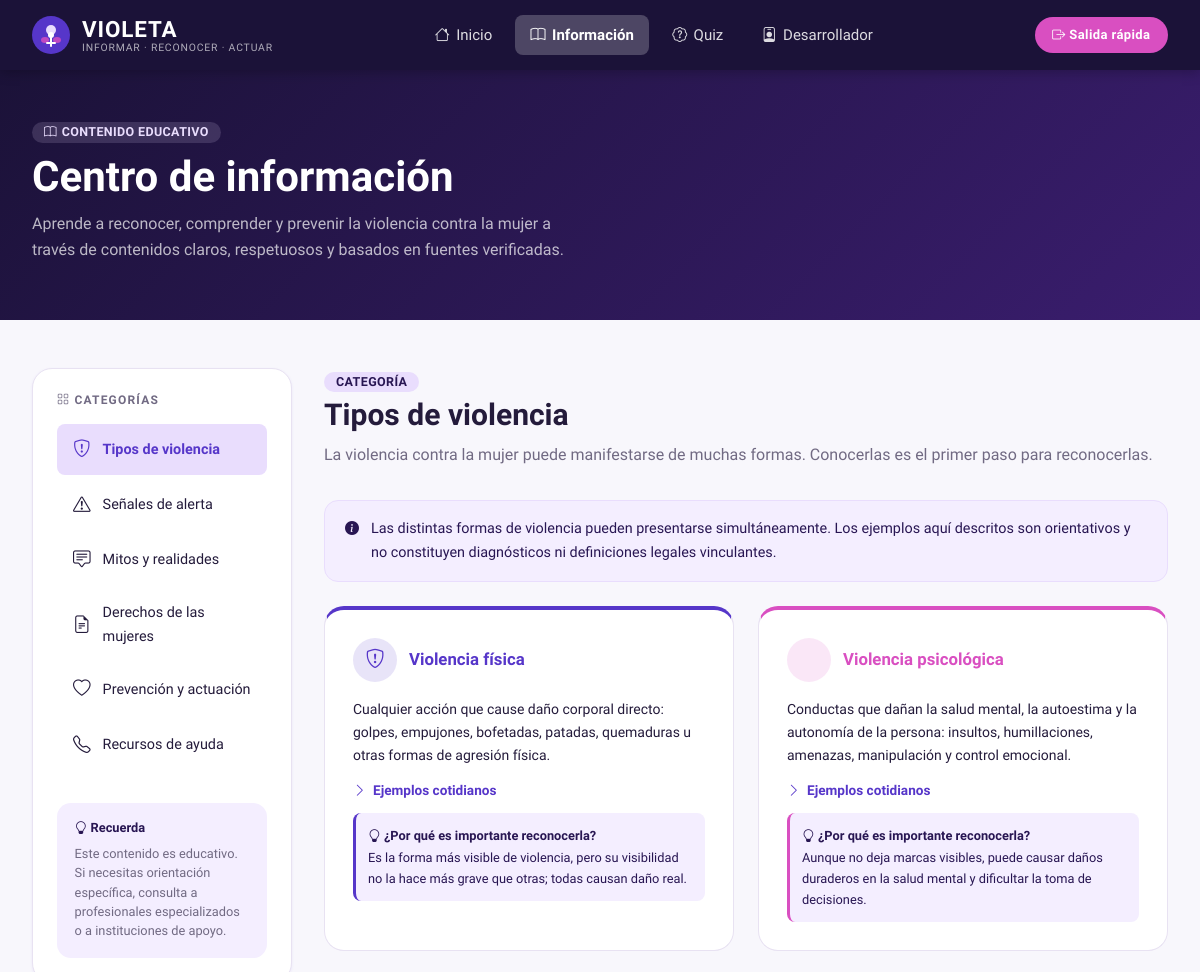
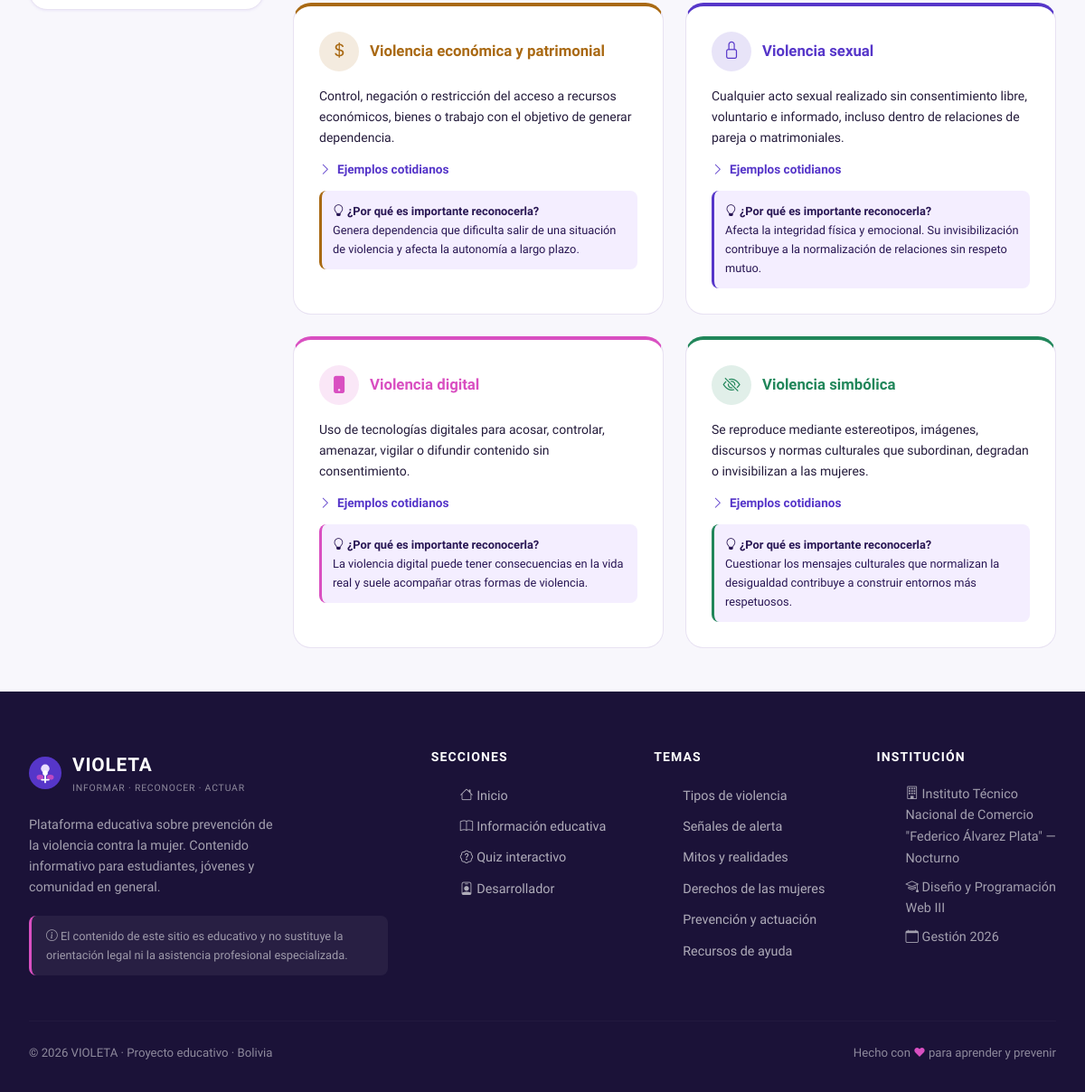
Screenshot of /informacion.php with the database file from the repository (2 pictures, top to bottom).
### tables this page shows
CREATE TABLE IF NOT EXISTS `categorias` (
  `id_categoria`   INT UNSIGNED     NOT NULL AUTO_INCREMENT,
  `nombre`         VARCHAR(100)     NOT NULL,
  `slug`           VARCHAR(100)     NOT NULL,
  `descripcion`    TEXT                      DEFAULT NULL,
  `icono`          VARCHAR(80)               DEFAULT NULL,
  `color`          VARCHAR(20)               DEFAULT '#5636C9',
  `estado`         TINYINT(1)       NOT NULL DEFAULT 1,
  `orden`          TINYINT UNSIGNED NOT NULL DEFAULT 0,
  `fecha_creacion` DATETIME         NOT NULL DEFAULT CURRENT_TIMESTAMP,
  PRIMARY KEY (`id_categoria`),
  UNIQUE KEY `uq_cat_slug` (`slug`)
);

### includes/funciones.php (called while the page is built, shortened)
<?php
function e(string $texto): string
{
    return htmlspecialchars($texto, ENT_QUOTES | ENT_SUBSTITUTE, 'UTF-8');
}
function obtenerCategorias(): array
{
    $pdo  = obtenerConexion();
    $stmt = $pdo->query(
        'SELECT * FROM categorias WHERE estado = 1 ORDER BY orden ASC, nombre ASC'
    );
    return $stmt->fetchAll();
}

### informacion.php (the view, shortened to what this page needs)
<?php
require_once __DIR__ . '/includes/funciones.php';
$catParam = isset($_GET['cat']) ? sanitizarTexto($_GET['cat']) : 'tipos-violencia';
$categorias = obtenerCategorias();
$paginaActual = 'informacion';
require_once __DIR__ . '/includes/header.php';
?>
<div style="background:linear-gradient(135deg,var(--violeta-prof),#3a1d6e);padding:3rem 0;">
  <div class="contenedor">
    <span class="badge badge-violeta mb-2" style="background:rgba(233,221,253,.15);color:#E9DDFD;">
      <i class="bi bi-book" aria-hidden="true"></i> Contenido educativo
    </span>
    <h1 style="color:white;margin-bottom:.5rem;">Centro de información</h1>
    <p style="color:rgba(255,255,255,.7);max-width:550px;">
      Aprende a reconocer, comprender y prevenir la violencia contra la mujer
      a través de contenidos claros, respetuosos y basados en fuentes verificadas.
    </p>
  </div>
</div>
<section class="seccion-sm">
  <div class="contenedor">
    <div class="info-layout" style="gap:2rem;">
      <aside class="info-sidebar" aria-label="Categorías de información">
        <h4><i class="bi bi-grid" aria-hidden="true"></i> Categorías</h4>
        <?php foreach ($categorias as $cat): ?>
        <a href="informacion.php?cat=<?= e($cat['slug']) ?>"
           class="info-nav-item <?= $catParam === $cat['slug'] ? 'activo' : '' ?>"
           aria-current="<?= $catParam === $cat['slug'] ? 'page' : 'false' ?>">
          <i class="bi bi-<?= e($cat['icono']) ?>" aria-hidden="true"></i>
          <?= e($cat['nombre']) ?>
        </a>
        <?php endforeach; ?>
        <div style="margin-top:2rem;background:var(--lila-claro);border-radius:var(--r-md);padding:1.1rem;">
          <h5 style="font-size:.8rem;color:var(--violeta-oscuro);margin-bottom:.5rem;">
            <i class="bi bi-lightbulb" aria-hidden="true"></i> Recuerda
          </h5>
          <p style="font-size:.8rem;color:var(--texto-sec);margin:0;line-height:1.5;">
            Este contenido es educativo. Si necesitas orientación específica, consulta
            a profesionales especializados o a instituciones de apoyo.
          </p>
        </div>
      </aside>
      <main id="contenido-principal" tabindex="-1">
        <?php if ($catParam === 'tipos-violencia'): ?>
        <div class="flex-between mb-4" style="flex-wrap:wrap;gap:1rem;">
          <div>
            <span class="badge badge-violeta mb-1">Categoría</span>
            <h2>Tipos de violencia</h2>
            <p class="t-muted">La violencia contra la mujer puede manifestarse de muchas formas. Conocerlas es el primer paso para reconocerlas.</p>
          </div>
        </div>
        <div class="alerta alerta-info mb-4">
          <i class="bi bi-info-circle-fill fs-sm" aria-hidden="true"></i>
          <span>Las distintas formas de violencia pueden presentarse simultáneamente. Los ejemplos aquí descritos son orientativos y no constituyen diagnósticos ni definiciones legales vinculantes.</span>
        </div>
        <div class="violencia-grid">
          <?php
          foreach ($tipos as $t): ?>
          <div class="violencia-tarjeta" style="border-top-color:<?= $t['color'] ?>;">
            <div style="display:flex;align-items:center;gap:.75rem;margin-bottom:1rem;">
              <div class="icono-circulo" style="background:<?= $t['color'] ?>22;color:<?= $t['color'] ?>;width:44px;height:44px;font-size:1.2rem;">
                <i class="bi bi-<?= $t['icono'] ?>" aria-hidden="true"></i>
              </div>
              <h4 style="color:<?= $t['color'] ?>;margin:0;"><?= $t['nombre'] ?></h4>
            </div>
            <p class="fs-sm" style="color:var(--texto);margin-bottom:.75rem;"><?= $t['def'] ?></p>
            <details style="margin-bottom:.75rem;">
              <summary style="font-size:.85rem;font-weight:600;color:var(--violeta);cursor:pointer;list-style:none;display:flex;align-items:center;gap:.4rem;">
                <i class="bi bi-chevron-right" aria-hidden="true"></i> Ejemplos cotidianos
              </summary>
            </details>
            <div style="background:var(--lila-claro);border-radius:var(--r-sm);padding:.75rem;font-size:.8rem;color:var(--violeta-oscuro);border-left:3px solid <?= $t['color'] ?>;">
              <strong><i class="bi bi-lightbulb" aria-hidden="true"></i> ¿Por qué es importante reconocerla?</strong><br>
              <?= $t['por_que'] ?>
            </div>
          </div>
          <?php endforeach; ?>
        </div>
        <?php endif; ?>
      </main>
    </div>
  </div>
</section>
<?php require_once __DIR__ . '/includes/footer.php'; ?>

### includes/header.php (shortened to what this page needs)
<?php
$paginaActual  = $paginaActual  ?? '';
?>
<!DOCTYPE html>
<html lang="es">
<head>
  <link rel="stylesheet" href="https://cdn.jsdelivr.net/npm/bootstrap@5.3.3/dist/css/bootstrap.min.css">
  <link rel="stylesheet" href="https://cdn.jsdelivr.net/npm/bootstrap-icons@1.11.3/font/bootstrap-icons.min.css">
  <link rel="stylesheet" href="<?= BASE_URL ?>/assets/css/estilos.css">
</head>
<body>
<nav class="navbar-violeta" role="navigation" aria-label="Navegación principal">
  <div class="navbar-inner">
    <a href="<?= BASE_URL ?>/index.php" class="navbar-logo" aria-label="VIOLETA - Inicio">
      <div class="navbar-logo-texto">
        <span class="navbar-logo-nombre">VIOLETA</span>
        <span class="navbar-logo-eslogan">Informar · Reconocer · Actuar</span>
      </div>
    </a>
    <ul class="navbar-nav d-flex flex-row align-items-center gap-1 m-0 p-0" role="list">
      <li>
        <a href="<?= BASE_URL ?>/index.php"
           class="<?= $paginaActual === 'inicio' ? 'activo' : '' ?>"
           <?= $paginaActual === 'inicio' ? 'aria-current="page"' : '' ?>>
          <i class="bi bi-house" aria-hidden="true"></i> Inicio
        </a>
      </li>
      <li>
        <a href="<?= BASE_URL ?>/informacion.php"
           class="<?= $paginaActual === 'informacion' ? 'activo' : '' ?>"
           <?= $paginaActual === 'informacion' ? 'aria-current="page"' : '' ?>>
          <i class="bi bi-book" aria-hidden="true"></i> Información
        </a>
      </li>
      <li>
        <a href="<?= BASE_URL ?>/quiz.php"
           class="<?= $paginaActual === 'quiz' ? 'activo' : '' ?>"
           <?= $paginaActual === 'quiz' ? 'aria-current="page"' : '' ?>>
          <i class="bi bi-patch-question" aria-hidden="true"></i> Quiz
        </a>
      </li>
      <li>
        <a href="<?= BASE_URL ?>/desarrolladores.php"
           class="<?= $paginaActual === 'desarrolladores' ? 'activo' : '' ?>"
           <?= $paginaActual === 'desarrolladores' ? 'aria-current="page"' : '' ?>>
          <i class="bi bi-person-badge" aria-hidden="true"></i> Desarrollador
        </a>
      </li>
    </ul>
    <a href="<?= BASE_URL ?>/salida.php"
       id="btn-salida-rapida"
       class="btn-salida-rapida"
       title="Salida rápida: sale del sitio de inmediato"
       aria-label="Salida rápida del sitio">
      <i class="bi bi-box-arrow-right" aria-hidden="true"></i> Salida rápida
    </a>
  </div>
</nav>

### includes/footer.php (shortened to what this page needs)
<footer class="footer-violeta" role="contentinfo">
  <div class="contenedor">
    <div class="footer-grid">
      <div>
        <div style="display:flex;align-items:center;gap:.75rem;margin-bottom:1.25rem;">
          <div>
            <div style="font-size:1.3rem;font-weight:800;color:#fff;letter-spacing:.04em;">VIOLETA</div>
            <div style="font-size:.65rem;color:rgba(255,255,255,.5);text-transform:uppercase;letter-spacing:.08em;">Informar · Reconocer · Actuar</div>
          </div>
        </div>
        <p style="font-size:.9rem;color:rgba(255,255,255,.6);max-width:280px;line-height:1.6;">
          Plataforma educativa sobre prevención de la violencia contra la mujer.
          Contenido informativo para estudiantes, jóvenes y comunidad en general.
        </p>
        <div class="footer-nota-educativa" style="margin-top:1.25rem;">
          <i class="bi bi-info-circle" aria-hidden="true"></i>
          El contenido de este sitio es educativo y no sustituye la orientación legal ni la asistencia profesional especializada.
        </div>
      </div>
      <div>
        <h5>Secciones</h5>
        <ul>
          <li><a href="<?= BASE_URL ?>/index.php"><i class="bi bi-house me-1" aria-hidden="true"></i>Inicio</a></li>
          <li><a href="<?= BASE_URL ?>/informacion.php"><i class="bi bi-book me-1" aria-hidden="true"></i>Información educativa</a></li>
          <li><a href="<?= BASE_URL ?>/quiz.php"><i class="bi bi-patch-question me-1" aria-hidden="true"></i>Quiz interactivo</a></li>
          <li><a href="<?= BASE_URL ?>/desarrolladores.php"><i class="bi bi-person-badge me-1" aria-hidden="true"></i>Desarrollador</a></li>
        </ul>
      </div>
      <div>
        <h5>Temas</h5>
        <ul>
          <li><a href="<?= BASE_URL ?>/informacion.php?cat=tipos-violencia">Tipos de violencia</a></li>
          <li><a href="<?= BASE_URL ?>/informacion.php?cat=senales-alerta">Señales de alerta</a></li>
          <li><a href="<?= BASE_URL ?>/informacion.php?cat=mitos-realidades">Mitos y realidades</a></li>
          <li><a href="<?= BASE_URL ?>/informacion.php?cat=derechos">Derechos de las mujeres</a></li>
          <li><a href="<?= BASE_URL ?>/informacion.php?cat=prevencion">Prevención y actuación</a></li>
          <li><a href="<?= BASE_URL ?>/informacion.php?cat=recursos-ayuda">Recursos de ayuda</a></li>
        </ul>
      </div>
      <div>
        <h5>Institución</h5>
        <ul>
          <li style="color:rgba(255,255,255,.6);font-size:.9rem;margin-bottom:.5rem;">
            <i class="bi bi-building" aria-hidden="true"></i>
            Instituto Técnico Nacional de Comercio<br>
            "Federico Álvarez Plata" — Nocturno
          </li>
          <li style="color:rgba(255,255,255,.6);font-size:.9rem;margin-bottom:.5rem;">
            <i class="bi bi-mortarboard" aria-hidden="true"></i>
            Diseño y Programación Web III
          </li>
          <li style="color:rgba(255,255,255,.6);font-size:.9rem;">
            <i class="bi bi-calendar" aria-hidden="true"></i>
            Gestión <?= VIOLETA_YEAR ?>
          </li>
        </ul>
      </div>
    </div>
    <hr class="footer-divider">
    <div class="footer-bottom">
      <span>© <?= VIOLETA_YEAR ?> VIOLETA · Proyecto educativo · Bolivia</span>
      <span>
        Hecho con <span style="color:#D94FC1;">♥</span> para aprender y prevenir
      </span>
    </div>
  </div>
</footer>
</body>
</html>

### rows the page displays
categorias: nombre "Tipos de violencia", nombre "Violencia física", def "Cualquier acción que cause daño corporal directo: golpes, empujones, bofetadas, patadas, quemaduras u otras formas de agresión física.", por_que "Es la forma más visible de violencia, pero su visibilidad no la hace más grave que otras; todas causan daño real."
categorias: nombre "Señales de alerta"
categorias: nombre "Mitos y realidades"
categorias: nombre "Derechos de las mujeres"
categorias: nombre "Prevención y actuación"
categorias: nombre "Recursos de ayuda"

### other values shown
$t['nombre'] "Violencia psicológica"
$t['def'] "Conductas que dañan la salud mental, la autoestima y la autonomía de la persona: insultos, humillaciones, amenazas, manipulación y control emocional."
$t['por_que'] "Aunque no deja marcas visibles, puede causar daños duraderos en la salud mental y dificultar la toma de decisiones."
$t['nombre'] "Violencia económica y patrimonial"
$t['def'] "Control, negación o restricción del acceso a recursos económicos, bienes o trabajo con el objetivo de generar dependencia."
$t['por_que'] "Genera dependencia que dificulta salir de una situación de violencia y afecta la autonomía a largo plazo."
$t['nombre'] "Violencia sexual"
$t['def'] "Cualquier acto sexual realizado sin consentimiento libre, voluntario e informado, incluso dentro de relaciones de pareja o matrimoniales."
$t['por_que'] "Afecta la integridad física y emocional. Su invisibilización contribuye a la normalización de relaciones sin respeto mutuo."
$t['nombre'] "Violencia digital"
$t['def'] "Uso de tecnologías digitales para acosar, controlar, amenazar, vigilar o difundir contenido sin consentimiento."
$t['por_que'] "La violencia digital puede tener consecuencias en la vida real y suele acompañar otras formas de violencia."
$t['nombre'] "Violencia simbólica"
$t['def'] "Se reproduce mediante estereotipos, imágenes, discursos y normas culturales que subordinan, degradan o invisibilizan a las mujeres."
$t['por_que'] "Cuestionar los mensajes culturales que normalizan la desigualdad contribuye a construir entornos más respetuosos."
